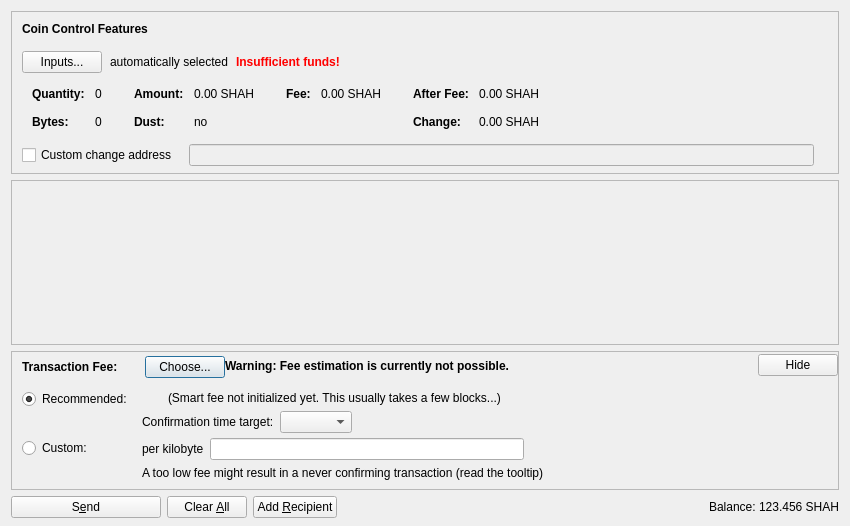
<?xml version="1.0" encoding="UTF-8"?>
<ui version="4.0">
 <class>SendCoinsDialog</class>
 <widget class="QDialog" name="SendCoinsDialog">
  <property name="geometry">
   <rect>
    <x>0</x>
    <y>0</y>
    <width>850</width>
    <height>526</height>
   </rect>
  </property>
  <property name="windowTitle">
   <string>Send Coins</string>
  </property>
  <layout class="QVBoxLayout" name="verticalLayout" stretch="0,1,0,0">
   <property name="bottomMargin">
    <number>8</number>
   </property>
   <item>
    <widget class="QFrame" name="frameCoinControl">
     <property name="sizePolicy">
      <sizepolicy hsizetype="Expanding" vsizetype="Expanding">
       <horstretch>0</horstretch>
       <verstretch>0</verstretch>
      </sizepolicy>
     </property>
     <property name="maximumSize">
      <size>
       <width>16777215</width>
       <height>16777215</height>
      </size>
     </property>
     <property name="frameShape">
      <enum>QFrame::StyledPanel</enum>
     </property>
     <property name="frameShadow">
      <enum>QFrame::Sunken</enum>
     </property>
     <layout class="QVBoxLayout" name="verticalLayoutCoinControl2">
      <property name="spacing">
       <number>0</number>
      </property>
      <property name="leftMargin">
       <number>0</number>
      </property>
      <property name="topMargin">
       <number>0</number>
      </property>
      <property name="rightMargin">
       <number>0</number>
      </property>
      <property name="bottomMargin">
       <number>6</number>
      </property>
      <item>
       <layout class="QVBoxLayout" name="verticalLayoutCoinControl" stretch="0,0,0,0,1">
        <property name="spacing">
         <number>0</number>
        </property>
        <property name="leftMargin">
         <number>10</number>
        </property>
        <property name="topMargin">
         <number>10</number>
        </property>
        <item>
         <layout class="QHBoxLayout" name="horizontalLayoutCoinControl1">
          <property name="bottomMargin">
           <number>15</number>
          </property>
          <item>
           <widget class="QLabel" name="labelCoinControlFeatures">
            <property name="sizePolicy">
             <sizepolicy hsizetype="Preferred" vsizetype="Maximum">
              <horstretch>0</horstretch>
              <verstretch>0</verstretch>
             </sizepolicy>
            </property>
            <property name="font">
             <font>
              <weight>75</weight>
              <bold>true</bold>
             </font>
            </property>
            <property name="styleSheet">
             <string notr="true">font-weight:bold;</string>
            </property>
            <property name="text">
             <string>Coin Control Features</string>
            </property>
           </widget>
          </item>
         </layout>
        </item>
        <item>
         <layout class="QHBoxLayout" name="horizontalLayoutCoinControl2" stretch="0,0,0,0">
          <property name="spacing">
           <number>8</number>
          </property>
          <property name="bottomMargin">
           <number>10</number>
          </property>
          <item>
           <widget class="QPushButton" name="pushButtonCoinControl">
            <property name="styleSheet">
             <string notr="true"/>
            </property>
            <property name="text">
             <string>Inputs...</string>
            </property>
            <property name="autoDefault">
             <bool>false</bool>
            </property>
           </widget>
          </item>
          <item>
           <widget class="QLabel" name="labelCoinControlAutomaticallySelected">
            <property name="text">
             <string>automatically selected</string>
            </property>
            <property name="margin">
             <number>5</number>
            </property>
           </widget>
          </item>
          <item>
           <widget class="QLabel" name="labelCoinControlInsuffFunds">
            <property name="font">
             <font>
              <weight>75</weight>
              <bold>true</bold>
             </font>
            </property>
            <property name="styleSheet">
             <string notr="true">color:red;font-weight:bold;</string>
            </property>
            <property name="text">
             <string>Insufficient funds!</string>
            </property>
            <property name="margin">
             <number>5</number>
            </property>
           </widget>
          </item>
          <item>
           <spacer name="horizontalSpacerCoinControl">
            <property name="orientation">
             <enum>Qt::Horizontal</enum>
            </property>
            <property name="sizeHint" stdset="0">
             <size>
              <width>40</width>
              <height>1</height>
             </size>
            </property>
           </spacer>
          </item>
         </layout>
        </item>
        <item>
         <widget class="QWidget" name="widgetCoinControl" native="true">
          <property name="sizePolicy">
           <sizepolicy hsizetype="Preferred" vsizetype="Preferred">
            <horstretch>0</horstretch>
            <verstretch>0</verstretch>
           </sizepolicy>
          </property>
          <property name="minimumSize">
           <size>
            <width>0</width>
            <height>0</height>
           </size>
          </property>
          <property name="styleSheet">
           <string notr="true"/>
          </property>
          <layout class="QHBoxLayout" name="horizontalLayoutCoinControl5">
           <property name="leftMargin">
            <number>0</number>
           </property>
           <property name="topMargin">
            <number>0</number>
           </property>
           <property name="rightMargin">
            <number>0</number>
           </property>
           <property name="bottomMargin">
            <number>0</number>
           </property>
           <item>
            <layout class="QHBoxLayout" name="horizontalLayoutCoinControl3" stretch="0,0,0,1">
             <property name="spacing">
              <number>20</number>
             </property>
             <property name="topMargin">
              <number>0</number>
             </property>
             <property name="bottomMargin">
              <number>10</number>
             </property>
             <item>
              <layout class="QFormLayout" name="formLayoutCoinControl1">
               <property name="horizontalSpacing">
                <number>10</number>
               </property>
               <property name="verticalSpacing">
                <number>14</number>
               </property>
               <property name="leftMargin">
                <number>10</number>
               </property>
               <property name="topMargin">
                <number>4</number>
               </property>
               <property name="rightMargin">
                <number>6</number>
               </property>
               <item row="0" column="0">
                <widget class="QLabel" name="labelCoinControlQuantityText">
                 <property name="font">
                  <font>
                   <weight>75</weight>
                   <bold>true</bold>
                  </font>
                 </property>
                 <property name="text">
                  <string>Quantity:</string>
                 </property>
                 <property name="margin">
                  <number>0</number>
                 </property>
                </widget>
               </item>
               <item row="0" column="1">
                <widget class="QLabel" name="labelCoinControlQuantity">
                 <property name="cursor">
                  <cursorShape>IBeamCursor</cursorShape>
                 </property>
                 <property name="contextMenuPolicy">
                  <enum>Qt::ActionsContextMenu</enum>
                 </property>
                 <property name="text">
                  <string notr="true">0</string>
                 </property>
                 <property name="margin">
                  <number>0</number>
                 </property>
                 <property name="textInteractionFlags">
                  <set>Qt::LinksAccessibleByMouse|Qt::TextSelectableByKeyboard|Qt::TextSelectableByMouse</set>
                 </property>
                </widget>
               </item>
               <item row="1" column="0">
                <widget class="QLabel" name="labelCoinControlBytesText">
                 <property name="font">
                  <font>
                   <weight>75</weight>
                   <bold>true</bold>
                  </font>
                 </property>
                 <property name="text">
                  <string>Bytes:</string>
                 </property>
                </widget>
               </item>
               <item row="1" column="1">
                <widget class="QLabel" name="labelCoinControlBytes">
                 <property name="cursor">
                  <cursorShape>IBeamCursor</cursorShape>
                 </property>
                 <property name="contextMenuPolicy">
                  <enum>Qt::ActionsContextMenu</enum>
                 </property>
                 <property name="text">
                  <string notr="true">0</string>
                 </property>
                 <property name="textInteractionFlags">
                  <set>Qt::LinksAccessibleByMouse|Qt::TextSelectableByKeyboard|Qt::TextSelectableByMouse</set>
                 </property>
                </widget>
               </item>
              </layout>
             </item>
             <item>
              <layout class="QFormLayout" name="formLayoutCoinControl2">
               <property name="horizontalSpacing">
                <number>10</number>
               </property>
               <property name="verticalSpacing">
                <number>14</number>
               </property>
               <property name="leftMargin">
                <number>6</number>
               </property>
               <property name="topMargin">
                <number>4</number>
               </property>
               <property name="rightMargin">
                <number>6</number>
               </property>
               <item row="0" column="0">
                <widget class="QLabel" name="labelCoinControlAmountText">
                 <property name="font">
                  <font>
                   <weight>75</weight>
                   <bold>true</bold>
                  </font>
                 </property>
                 <property name="text">
                  <string>Amount:</string>
                 </property>
                 <property name="margin">
                  <number>0</number>
                 </property>
                </widget>
               </item>
               <item row="0" column="1">
                <widget class="QLabel" name="labelCoinControlAmount">
                 <property name="cursor">
                  <cursorShape>IBeamCursor</cursorShape>
                 </property>
                 <property name="contextMenuPolicy">
                  <enum>Qt::ActionsContextMenu</enum>
                 </property>
                 <property name="text">
                  <string notr="true">0.00 SHAH</string>
                 </property>
                 <property name="textInteractionFlags">
                  <set>Qt::LinksAccessibleByMouse|Qt::TextSelectableByKeyboard|Qt::TextSelectableByMouse</set>
                 </property>
                </widget>
               </item>
               <item row="1" column="0">
                <widget class="QLabel" name="labelCoinControlLowOutputText">
                 <property name="font">
                  <font>
                   <weight>75</weight>
                   <bold>true</bold>
                  </font>
                 </property>
                 <property name="text">
                  <string>Dust:</string>
                 </property>
                </widget>
               </item>
               <item row="1" column="1">
                <widget class="QLabel" name="labelCoinControlLowOutput">
                 <property name="cursor">
                  <cursorShape>IBeamCursor</cursorShape>
                 </property>
                 <property name="contextMenuPolicy">
                  <enum>Qt::ActionsContextMenu</enum>
                 </property>
                 <property name="text">
                  <string notr="true">no</string>
                 </property>
                 <property name="textInteractionFlags">
                  <set>Qt::LinksAccessibleByMouse|Qt::TextSelectableByKeyboard|Qt::TextSelectableByMouse</set>
                 </property>
                </widget>
               </item>
              </layout>
             </item>
             <item>
              <layout class="QFormLayout" name="formLayoutCoinControl3">
               <property name="horizontalSpacing">
                <number>10</number>
               </property>
               <property name="verticalSpacing">
                <number>14</number>
               </property>
               <property name="leftMargin">
                <number>6</number>
               </property>
               <property name="topMargin">
                <number>4</number>
               </property>
               <property name="rightMargin">
                <number>6</number>
               </property>
               <item row="0" column="0">
                <widget class="QLabel" name="labelCoinControlFeeText">
                 <property name="font">
                  <font>
                   <weight>75</weight>
                   <bold>true</bold>
                  </font>
                 </property>
                 <property name="text">
                  <string>Fee:</string>
                 </property>
                 <property name="margin">
                  <number>0</number>
                 </property>
                </widget>
               </item>
               <item row="0" column="1">
                <widget class="QLabel" name="labelCoinControlFee">
                 <property name="cursor">
                  <cursorShape>IBeamCursor</cursorShape>
                 </property>
                 <property name="contextMenuPolicy">
                  <enum>Qt::ActionsContextMenu</enum>
                 </property>
                 <property name="text">
                  <string notr="true">0.00 SHAH</string>
                 </property>
                 <property name="textInteractionFlags">
                  <set>Qt::LinksAccessibleByMouse|Qt::TextSelectableByKeyboard|Qt::TextSelectableByMouse</set>
                 </property>
                </widget>
               </item>
              </layout>
             </item>
             <item>
              <layout class="QFormLayout" name="formLayoutCoinControl4">
               <property name="horizontalSpacing">
                <number>10</number>
               </property>
               <property name="verticalSpacing">
                <number>14</number>
               </property>
               <property name="leftMargin">
                <number>6</number>
               </property>
               <property name="topMargin">
                <number>4</number>
               </property>
               <property name="rightMargin">
                <number>6</number>
               </property>
               <item row="0" column="0">
                <widget class="QLabel" name="labelCoinControlAfterFeeText">
                 <property name="font">
                  <font>
                   <weight>75</weight>
                   <bold>true</bold>
                  </font>
                 </property>
                 <property name="text">
                  <string>After Fee:</string>
                 </property>
                 <property name="margin">
                  <number>0</number>
                 </property>
                </widget>
               </item>
               <item row="0" column="1">
                <widget class="QLabel" name="labelCoinControlAfterFee">
                 <property name="cursor">
                  <cursorShape>IBeamCursor</cursorShape>
                 </property>
                 <property name="contextMenuPolicy">
                  <enum>Qt::ActionsContextMenu</enum>
                 </property>
                 <property name="text">
                  <string notr="true">0.00 SHAH</string>
                 </property>
                 <property name="textInteractionFlags">
                  <set>Qt::LinksAccessibleByMouse|Qt::TextSelectableByKeyboard|Qt::TextSelectableByMouse</set>
                 </property>
                </widget>
               </item>
               <item row="1" column="0">
                <widget class="QLabel" name="labelCoinControlChangeText">
                 <property name="font">
                  <font>
                   <weight>75</weight>
                   <bold>true</bold>
                  </font>
                 </property>
                 <property name="text">
                  <string>Change:</string>
                 </property>
                </widget>
               </item>
               <item row="1" column="1">
                <widget class="QLabel" name="labelCoinControlChange">
                 <property name="cursor">
                  <cursorShape>IBeamCursor</cursorShape>
                 </property>
                 <property name="contextMenuPolicy">
                  <enum>Qt::ActionsContextMenu</enum>
                 </property>
                 <property name="text">
                  <string notr="true">0.00 SHAH</string>
                 </property>
                 <property name="textInteractionFlags">
                  <set>Qt::LinksAccessibleByMouse|Qt::TextSelectableByKeyboard|Qt::TextSelectableByMouse</set>
                 </property>
                </widget>
               </item>
              </layout>
             </item>
            </layout>
           </item>
          </layout>
         </widget>
        </item>
        <item>
         <layout class="QHBoxLayout" name="horizontalLayoutCoinControl4" stretch="0,0,0">
          <property name="spacing">
           <number>12</number>
          </property>
          <property name="sizeConstraint">
           <enum>QLayout::SetDefaultConstraint</enum>
          </property>
          <property name="topMargin">
           <number>5</number>
          </property>
          <property name="rightMargin">
           <number>5</number>
          </property>
          <item>
           <widget class="QCheckBox" name="checkBoxCoinControlChange">
            <property name="toolTip">
             <string>If this is activated, but the change address is empty or invalid, change will be sent to a newly generated address.</string>
            </property>
            <property name="text">
             <string>Custom change address</string>
            </property>
           </widget>
          </item>
          <item>
           <widget class="QValidatedLineEdit" name="lineEditCoinControlChange">
            <property name="enabled">
             <bool>false</bool>
            </property>
            <property name="sizePolicy">
             <sizepolicy hsizetype="Expanding" vsizetype="Fixed">
              <horstretch>0</horstretch>
              <verstretch>0</verstretch>
             </sizepolicy>
            </property>
           </widget>
          </item>
          <item>
           <widget class="QLabel" name="labelCoinControlChangeLabel">
            <property name="sizePolicy">
             <sizepolicy hsizetype="Preferred" vsizetype="Expanding">
              <horstretch>0</horstretch>
              <verstretch>0</verstretch>
             </sizepolicy>
            </property>
            <property name="minimumSize">
             <size>
              <width>0</width>
              <height>0</height>
             </size>
            </property>
            <property name="text">
             <string/>
            </property>
            <property name="margin">
             <number>3</number>
            </property>
           </widget>
          </item>
         </layout>
        </item>
        <item>
         <spacer name="verticalSpacerCoinControl">
          <property name="orientation">
           <enum>Qt::Vertical</enum>
          </property>
          <property name="sizeHint" stdset="0">
           <size>
            <width>800</width>
            <height>1</height>
           </size>
          </property>
         </spacer>
        </item>
       </layout>
      </item>
     </layout>
    </widget>
   </item>
   <item>
    <widget class="QScrollArea" name="scrollArea">
     <property name="widgetResizable">
      <bool>true</bool>
     </property>
     <widget class="QWidget" name="scrollAreaWidgetContents">
      <property name="geometry">
       <rect>
        <x>0</x>
        <y>0</y>
        <width>830</width>
        <height>104</height>
       </rect>
      </property>
      <layout class="QVBoxLayout" name="verticalLayout_2" stretch="0,1">
       <property name="leftMargin">
        <number>0</number>
       </property>
       <property name="topMargin">
        <number>0</number>
       </property>
       <property name="rightMargin">
        <number>0</number>
       </property>
       <property name="bottomMargin">
        <number>0</number>
       </property>
       <item>
        <layout class="QVBoxLayout" name="entries">
         <property name="spacing">
          <number>6</number>
         </property>
        </layout>
       </item>
       <item>
        <spacer name="verticalSpacer">
         <property name="orientation">
          <enum>Qt::Vertical</enum>
         </property>
         <property name="sizeHint" stdset="0">
          <size>
           <width>20</width>
           <height>40</height>
          </size>
         </property>
        </spacer>
       </item>
      </layout>
     </widget>
    </widget>
   </item>
   <item>
    <widget class="QFrame" name="frameFee">
     <property name="sizePolicy">
      <sizepolicy hsizetype="Expanding" vsizetype="Expanding">
       <horstretch>0</horstretch>
       <verstretch>0</verstretch>
      </sizepolicy>
     </property>
     <property name="maximumSize">
      <size>
       <width>16777215</width>
       <height>16777215</height>
      </size>
     </property>
     <property name="frameShape">
      <enum>QFrame::StyledPanel</enum>
     </property>
     <property name="frameShadow">
      <enum>QFrame::Sunken</enum>
     </property>
     <layout class="QVBoxLayout" name="verticalLayoutFee1">
      <property name="spacing">
       <number>0</number>
      </property>
      <property name="leftMargin">
       <number>0</number>
      </property>
      <property name="topMargin">
       <number>0</number>
      </property>
      <property name="rightMargin">
       <number>0</number>
      </property>
      <property name="bottomMargin">
       <number>0</number>
      </property>
      <item>
       <layout class="QVBoxLayout" name="verticalLayoutFee2" stretch="0,0,0">
        <property name="spacing">
         <number>0</number>
        </property>
        <property name="leftMargin">
         <number>10</number>
        </property>
        <property name="topMargin">
         <number>0</number>
        </property>
        <item>
         <layout class="QHBoxLayout" name="horizontalLayoutFee1">
          <property name="bottomMargin">
           <number>0</number>
          </property>
          <item>
           <layout class="QVBoxLayout" name="verticalLayoutFee7">
            <property name="spacing">
             <number>0</number>
            </property>
            <item>
             <spacer name="verticalSpacerSmartFee">
              <property name="orientation">
               <enum>Qt::Vertical</enum>
              </property>
              <property name="sizeType">
               <enum>QSizePolicy::Fixed</enum>
              </property>
              <property name="sizeHint" stdset="0">
               <size>
                <width>1</width>
                <height>4</height>
               </size>
              </property>
             </spacer>
            </item>
            <item>
             <layout class="QHBoxLayout" name="horizontalLayoutSmartFee">
              <property name="spacing">
               <number>10</number>
              </property>
              <item>
               <widget class="QLabel" name="labelFeeHeadline">
                <property name="sizePolicy">
                 <sizepolicy hsizetype="Preferred" vsizetype="Maximum">
                  <horstretch>0</horstretch>
                  <verstretch>0</verstretch>
                 </sizepolicy>
                </property>
                <property name="font">
                 <font>
                  <weight>75</weight>
                  <bold>true</bold>
                 </font>
                </property>
                <property name="styleSheet">
                 <string notr="true">font-weight:bold;</string>
                </property>
                <property name="text">
                 <string>Transaction Fee:</string>
                </property>
               </widget>
              </item>
              <item>
               <widget class="QLabel" name="labelFeeMinimized">
                <property name="text">
                 <string/>
                </property>
               </widget>
              </item>
              <item>
               <widget class="QPushButton" name="buttonChooseFee">
                <property name="text">
                 <string>Choose...</string>
                </property>
               </widget>
              </item>
             </layout>
            </item>
            <item>
             <spacer name="verticalSpacer_5">
              <property name="orientation">
               <enum>Qt::Vertical</enum>
              </property>
              <property name="sizeHint" stdset="0">
               <size>
                <width>1</width>
                <height>1</height>
               </size>
              </property>
             </spacer>
            </item>
           </layout>
          </item>
          <item>
           <widget class="QLabel" name="fallbackFeeWarningLabel">
            <property name="toolTip">
             <string>Using the fallbackfee can result in sending a transaction that will take several hours or days (or never) to confirm. Consider choosing your fee manually or wait until you have validated the complete chain.</string>
            </property>
            <property name="font">
            <font>
                <weight>75</weight>
                <bold>true</bold>
            </font>
            </property>
            <property name="text">
             <string>Warning: Fee estimation is currently not possible.</string>
            </property>
            <property name="wordWrap">
             <bool>false</bool>
            </property>
           </widget>
          </item>
          <item>
           <spacer name="horizontalSpacer_4">
            <property name="orientation">
             <enum>Qt::Horizontal</enum>
            </property>
            <property name="sizeType">
             <enum>QSizePolicy::MinimumExpanding</enum>
            </property>
            <property name="sizeHint" stdset="0">
             <size>
              <width>40</width>
              <height>20</height>
             </size>
            </property>
           </spacer>
          </item>
          <item>
           <widget class="QPushButton" name="buttonMinimizeFee">
            <property name="toolTip">
             <string>collapse fee-settings</string>
            </property>
            <property name="text">
             <string>Hide</string>
            </property>
           </widget>
          </item>
         </layout>
        </item>
        <item>
         <widget class="QFrame" name="frameFeeSelection">
          <layout class="QVBoxLayout" name="verticalLayoutFee12">
           <property name="spacing">
            <number>0</number>
           </property>
           <property name="leftMargin">
            <number>0</number>
           </property>
           <property name="topMargin">
            <number>0</number>
           </property>
           <property name="rightMargin">
            <number>0</number>
           </property>
           <property name="bottomMargin">
            <number>0</number>
           </property>
           <item>
            <layout class="QGridLayout" name="gridLayoutFee">
             <property name="topMargin">
              <number>10</number>
             </property>
             <property name="bottomMargin">
              <number>4</number>
             </property>
             <property name="horizontalSpacing">
              <number>10</number>
             </property>
             <property name="verticalSpacing">
              <number>4</number>
             </property>
             <item row="1" column="1">
              <layout class="QVBoxLayout" name="verticalLayoutFee8">
               <property name="spacing">
                <number>6</number>
               </property>
               <item>
                <layout class="QHBoxLayout" name="horizontalLayoutFee13">
                 <item>
                  <widget class="QLabel" name="labelCustomPerKilobyte">
                   <property name="toolTip">
                    <string>Specify a custom fee per kB (1,000 bytes) of the transaction's virtual size.

Note:  Since the fee is calculated on a per-byte basis, a fee of "100 satoshis per kB" for a transaction size of 500 bytes (half of 1 kB) would ultimately yield a fee of only 50 satoshis.</string>
                   </property>
                   <property name="text">
                    <string>per kilobyte</string>
                   </property>
                  </widget>
                 </item>
                 <item>
                  <widget class="BitcoinAmountField" name="customFee"/>
                 </item>
                 <item>
                  <spacer name="horizontalSpacer_6">
                   <property name="orientation">
                    <enum>Qt::Horizontal</enum>
                   </property>
                   <property name="sizeHint" stdset="0">
                    <size>
                     <width>1</width>
                     <height>1</height>
                    </size>
                   </property>
                  </spacer>
                 </item>
                </layout>
               </item>
               <item>
                <layout class="QHBoxLayout" name="horizontalLayoutFee8">
                 <item>
                  <widget class="QLabel" name="labelCustomFeeWarning">
                   <property name="enabled">
                    <bool>true</bool>
                   </property>
                   <property name="toolTip">
                    <string>When there is less transaction volume than space in the blocks, miners as well as relaying nodes may enforce a minimum fee. Paying only this minimum fee is just fine, but be aware that this can result in a never confirming transaction once there is more demand for shahcoin transactions than the network can process.</string>
                   </property>
                   <property name="text">
                    <string>A too low fee might result in a never confirming transaction (read the tooltip)</string>
                   </property>
                  </widget>
                 </item>
                 <item>
                  <spacer name="horizontalSpacer_2">
                   <property name="orientation">
                    <enum>Qt::Horizontal</enum>
                   </property>
                   <property name="sizeHint" stdset="0">
                    <size>
                     <width>1</width>
                     <height>1</height>
                    </size>
                   </property>
                  </spacer>
                 </item>
                </layout>
               </item>
              </layout>
             </item>
             <item row="0" column="0">
              <layout class="QVBoxLayout" name="verticalLayoutFee4" stretch="0,1">
               <item>
                <widget class="QRadioButton" name="radioSmartFee">
                 <property name="text">
                  <string>Recommended:</string>
                 </property>
                 <property name="checked">
                  <bool>true</bool>
                 </property>
                 <attribute name="buttonGroup">
                  <string notr="true">groupFee</string>
                 </attribute>
                </widget>
               </item>
               <item>
                <spacer name="verticalSpacer_2">
                 <property name="orientation">
                  <enum>Qt::Vertical</enum>
                 </property>
                 <property name="sizeHint" stdset="0">
                  <size>
                   <width>1</width>
                   <height>1</height>
                  </size>
                 </property>
                </spacer>
               </item>
              </layout>
             </item>
             <item row="1" column="0">
              <layout class="QVBoxLayout" name="verticalLayoutFee9" stretch="0,1">
               <item>
                <widget class="QRadioButton" name="radioCustomFee">
                 <property name="text">
                  <string>Custom:</string>
                 </property>
                 <attribute name="buttonGroup">
                  <string notr="true">groupFee</string>
                 </attribute>
                </widget>
               </item>
               <item>
                <spacer name="verticalSpacer_6">
                 <property name="orientation">
                  <enum>Qt::Vertical</enum>
                 </property>
                 <property name="sizeHint" stdset="0">
                  <size>
                   <width>1</width>
                   <height>1</height>
                  </size>
                 </property>
                </spacer>
               </item>
              </layout>
             </item>
             <item row="0" column="1">
              <layout class="QVBoxLayout" name="verticalLayoutFee3" stretch="0,0,1">
               <property name="spacing">
                <number>6</number>
               </property>
               <property name="topMargin">
                <number>2</number>
               </property>
               <item>
                <layout class="QHBoxLayout" name="horizontalLayoutFee12">
                 <item>
                  <widget class="QLabel" name="labelSmartFee">
                   <property name="text">
                    <string/>
                   </property>
                  </widget>
                 </item>
                 <item>
                  <widget class="QLabel" name="labelFeeEstimation">
                   <property name="text">
                    <string/>
                   </property>
                  </widget>
                 </item>
                 <item>
                  <widget class="QLabel" name="labelSmartFee2">
                   <property name="text">
                    <string>(Smart fee not initialized yet. This usually takes a few blocks...)</string>
                   </property>
                  </widget>
                 </item>
                 <item>
                  <spacer name="horizontalSpacer_5">
                   <property name="orientation">
                    <enum>Qt::Horizontal</enum>
                   </property>
                   <property name="sizeHint" stdset="0">
                    <size>
                     <width>1</width>
                     <height>1</height>
                    </size>
                   </property>
                  </spacer>
                 </item>
                </layout>
               </item>
               <item>
                <layout class="QHBoxLayout" name="horizontalLayoutFee9">
                 <item>
                  <layout class="QVBoxLayout" name="verticalLayoutFee6">
                   <item>
                    <widget class="QLabel" name="labelSmartFee3">
                     <property name="text">
                      <string>Confirmation time target:</string>
                     </property>
                    </widget>
                   </item>
                  </layout>
                 </item>
                 <item>
                  <layout class="QVBoxLayout" name="verticalLayoutFee5">
                   <property name="rightMargin">
                    <number>30</number>
                   </property>
                   <item>
                    <layout class="QHBoxLayout" name="horizontalLayoutConfTarget">
                     <property name="bottomMargin">
                      <number>0</number>
                     </property>
                     <item>
                      <widget class="QComboBox" name="confTargetSelector"/>
                     </item>
                     <item>
                      <spacer name="horizontalSpacerConfTarget">
                       <property name="orientation">
                        <enum>Qt::Horizontal</enum>
                       </property>
                       <property name="sizeHint" stdset="0">
                        <size>
                         <width>40</width>
                         <height>20</height>
                        </size>
                       </property>
                      </spacer>
                     </item>
                    </layout>
                   </item>
                  </layout>
                 </item>
                </layout>
               </item>
               <item>
                <spacer name="verticalSpacer_4">
                 <property name="orientation">
                  <enum>Qt::Vertical</enum>
                 </property>
                 <property name="sizeHint" stdset="0">
                  <size>
                   <width>1</width>
                   <height>1</height>
                  </size>
                 </property>
                </spacer>
               </item>
              </layout>
             </item>
            </layout>
           </item>
          </layout>
         </widget>
        </item>
        <item>
         <spacer name="verticalSpacerFee">
          <property name="orientation">
           <enum>Qt::Vertical</enum>
          </property>
          <property name="sizeHint" stdset="0">
           <size>
            <width>40</width>
            <height>5</height>
           </size>
          </property>
         </spacer>
        </item>
       </layout>
      </item>
     </layout>
    </widget>
   </item>
   <item>
    <layout class="QHBoxLayout" name="horizontalLayout">
     <item>
      <widget class="QPushButton" name="sendButton">
       <property name="minimumSize">
        <size>
         <width>150</width>
         <height>0</height>
        </size>
       </property>
       <property name="toolTip">
        <string>Confirm the send action</string>
       </property>
       <property name="text">
        <string>S&amp;end</string>
       </property>
       <property name="icon">
        <iconset resource="../bitcoin.qrc">
         <normaloff>:/icons/send</normaloff>:/icons/send</iconset>
       </property>
       <property name="autoDefault">
        <bool>false</bool>
       </property>
       <property name="default">
        <bool>false</bool>
       </property>
      </widget>
     </item>
     <item>
      <widget class="QPushButton" name="clearButton">
       <property name="sizePolicy">
        <sizepolicy hsizetype="Minimum" vsizetype="Fixed">
         <horstretch>0</horstretch>
         <verstretch>0</verstretch>
        </sizepolicy>
       </property>
       <property name="toolTip">
        <string>Clear all fields of the form.</string>
       </property>
       <property name="text">
        <string>Clear &amp;All</string>
       </property>
       <property name="icon">
        <iconset resource="../bitcoin.qrc">
         <normaloff>:/icons/remove</normaloff>:/icons/remove</iconset>
       </property>
       <property name="autoDefault">
        <bool>false</bool>
       </property>
      </widget>
     </item>
     <item>
      <widget class="QPushButton" name="addButton">
       <property name="toolTip">
        <string>Send to multiple recipients at once</string>
       </property>
       <property name="text">
        <string>Add &amp;Recipient</string>
       </property>
       <property name="icon">
        <iconset resource="../bitcoin.qrc">
         <normaloff>:/icons/add</normaloff>:/icons/add</iconset>
       </property>
       <property name="autoDefault">
        <bool>false</bool>
       </property>
      </widget>
     </item>
     <item>
      <spacer name="horizontalSpacer">
       <property name="orientation">
        <enum>Qt::Horizontal</enum>
       </property>
       <property name="sizeHint" stdset="0">
        <size>
         <width>40</width>
         <height>20</height>
        </size>
       </property>
      </spacer>
     </item>
     <item>
      <layout class="QHBoxLayout" name="horizontalLayout_2">
       <property name="spacing">
        <number>3</number>
       </property>
       <item>
        <widget class="QLabel" name="label">
         <property name="sizePolicy">
          <sizepolicy hsizetype="Preferred" vsizetype="Fixed">
           <horstretch>0</horstretch>
           <verstretch>0</verstretch>
          </sizepolicy>
         </property>
         <property name="text">
          <string>Balance:</string>
         </property>
        </widget>
       </item>
       <item>
        <widget class="QLabel" name="labelBalance">
         <property name="sizePolicy">
          <sizepolicy hsizetype="Preferred" vsizetype="Fixed">
           <horstretch>0</horstretch>
           <verstretch>0</verstretch>
          </sizepolicy>
         </property>
         <property name="cursor">
          <cursorShape>IBeamCursor</cursorShape>
         </property>
         <property name="text">
          <string notr="true">123.456 SHAH</string>
         </property>
         <property name="textInteractionFlags">
          <set>Qt::LinksAccessibleByMouse|Qt::TextSelectableByKeyboard|Qt::TextSelectableByMouse</set>
         </property>
        </widget>
       </item>
      </layout>
     </item>
    </layout>
   </item>
  </layout>
 </widget>
 <customwidgets>
  <customwidget>
   <class>QValidatedLineEdit</class>
   <extends>QLineEdit</extends>
   <header>qt/qvalidatedlineedit.h</header>
  </customwidget>
  <customwidget>
   <class>BitcoinAmountField</class>
   <extends>QLineEdit</extends>
   <header>qt/bitcoinamountfield.h</header>
   <container>1</container>
  </customwidget>
 </customwidgets>
 <resources>
  <include location="../bitcoin.qrc"/>
 </resources>
 <connections/>
 <buttongroups>
  <buttongroup name="groupFee"/>
 </buttongroups>
</ui>
